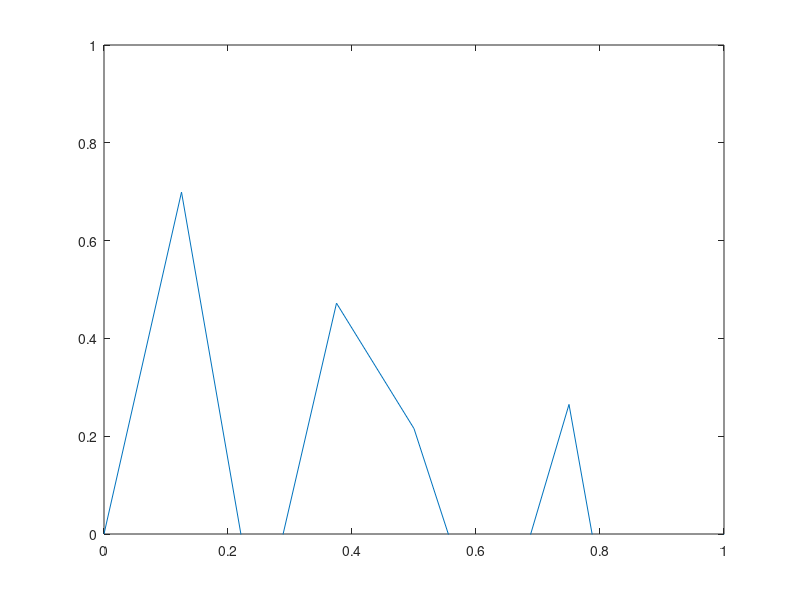

The MATLAB script that drew this image: (Note: this script raises an error after producing the figure.)
function ex1D

E = 1; 
L = 1;
A = 0.01;
v0 = @(x) A*sin(pi*x);
u0 = @(x) 0*x;
rho0 = @(x) 0*x+1;
b0 = @(x) 0*x;
sigma0 = @(x) 0*x ;
ppe = 2;
nrElems = 8;
nrNodes = nrElems+1;
nrSteps = 20;
T = 10;
dt = T/nrSteps;
c4n = linspace(0,L,nrNodes)';
h = L/(nrNodes-1);
n4e = [1:nrElems; 2:(nrElems+1)]';
e4n = sparse(n4e(:,1),n4e(:,2),1:nrElems);
bdNodes = [1 nrNodes];
inNodes = setdiff(1:nrNodes,bdNodes);
nrPts = nrElems*ppe;

%% Initialization
xp = zeros(nrPts,nrSteps);
e4xp = zeros(nrPts,nrSteps);
volp = zeros(nrPts,nrSteps);
rhop = zeros(nrPts,nrSteps);
xp = zeros(nrPts,nrSteps);
vp = zeros(nrPts,nrSteps);
bp = zeros(nrPts,nrSteps);
sigmap = zeros(nrPts,nrSteps);
Fp = zeros(nrPts,nrSteps);
Jp = zeros(nrPts,nrSteps);
FI = zeros(nrNodes,nrSteps);
vI = zeros(nrNodes,nrSteps);
uI = zeros(nrNodes,nrSteps);
xpt = zeros(ppe,nrElems); volpt = zeros(ppe,nrElems);
icon = diag(ones(nrElems-1,1),-1) + diag(ones(nrElems-1,1),1);
for elem = 1:nrElems
   a = c4n(n4e(elem,1)); b = c4n(n4e(elem,2));
   pts = linspace(a,b,ppe+2); 
   xpt(:,elem) = pts(2:(end-1))';
   xp4et(elem,:) = elem;
   volpt(:,elem) = abs(a-b)/2;
end
xp(:,1) = xpt(:); 
xp0 = xp(:,1);
xp4e(:,1) = xp4et(:);
volp(:,1) = volpt(:);
bp(:,1) = b0(xp(:,1));
vp(:,1) = v0(xp(:,1));
up(:,1) = u0(xp(:,1));
rhop(:,1) = rho0(xp(:,1));
rhop0 = rhop(:,1);
sigmap(:,1) = sigma0(xp(:,1));
mp(:,1) = volp(:,1).*rhop(:,1);
Fp(:,1) = ones(nrPts,1);
Jp(:,1) = abs(Fp(:,1));
e4xp0 = gete4xp(xp0,c4n,e4n);

%% MPM Algorithm


for n = 1:(nrSteps-1)
    % Map to grid
    e4xp = gete4xp(xp(:,n),c4n,e4n);
    [mI,vI(:,n),fiI,fxI,fI,FI(:,n+1)] = p2I(xp(:,n),e4xp,c4n,n4e,mp(:,1),volp(:,n), ...
                            vp(:,n),bp(:,n),sigmap(:,n),Fp(:,n),...
                            nrPts,nrNodes,inNodes,h);    
    % Solve / Timestep
    vI(1,n) = 0;
    vI(end,n) = 0;
    vI(inNodes,n+1) = vI(inNodes,n) + dt*fI(inNodes)./mI(inNodes);
    uI(inNodes,n+1) = uI(inNodes,n) + dt*vI(inNodes,n+1);

    % Update material points
    [xp(:,n+1),vp(:,n+1),Fp(:,n+1),Jp(:,n+1),...
        rhop(:,n+1),volp(:,n+1),sigmap(:,n+1)] = updatePts(...
                        xp0,xp,vp(:,n),mp,mI,volp(:,n),e4xp,e4xp0,c4n,n4e,rhop0,vI(:,[n n+1]),Fp(:,n),...
                        FI(:,n+1),nrPts,nrNodes,h,dt);
    xx = xp(:,n+1);
%     plot(xx,vp(:,n+1),xx,rhop(:,n+1),c4n,vI(:,n+1),c4n,FI(:,n+1))
    figure(1); plot(c4n,uI(:,n+1)); axis([0 1 0 1])
end





end

function [mI,vI,fiI,fxI,fI,FI] = p2I(xp,e4xp,c4n,n4e,mp,volp,vp,...
                                            bp,sigmap,Fp,nrPts,nrNodes,inNodes,h)
mI = zeros(nrNodes,1);
vI = zeros(nrNodes,1);
fiI = zeros(nrNodes,1);
fxI = zeros(nrNodes,1);
FI = zeros(nrNodes,1);
for p = 1:nrPts
    Ns = n4e(e4xp(p),:);
    Nxp = shape(xp(p),Ns,c4n,h);
    dNxpdx = shapeg(xp(p),Ns,c4n,h);
    NxpAll(:,:,p) = Nxp;
    onecol = ones(length(Ns),1);
    mIloc = mp(p).*shapef(xp(p),Ns,c4n,h);
    mI = mI + sparse(Ns, onecol, mIloc,nrNodes,1);
    vIloc = vp(p).*mp(p).*Nxp;
    vI = vI + sparse(Ns,onecol, vIloc,nrNodes,1);
    fiIloc = sigmap(p).*volp(p).*dNxpdx;
    fiI = fiI - sparse(Ns,onecol,fiIloc,nrNodes,1);
    fxIloc = mp(p).*bp(p).*shapef(xp(p),Ns,c4n,h);
    fxI = fxI + sparse(Ns,onecol,fxIloc,nrNodes,1);
%     FIloc = volp(p).*Fp(p).*shapef(xp(p),Ns,c4n,h);
%     FI = FI + sparse(Ns,onecol,FIloc,nrNodes,1);
end
vI = vI./mI;
% FI = FI./mI;
fI = fiI + fxI;
 end

function [xpn,vpn,Fpn,Jpn,rhopn,volpn,sigmapn] = updatePts(xp0,xp,vp,mp,mI,volp,e4xp,e4xp0,c4n,n4e,...
                            rhop0,vI,Fp,FI,nrPts,nrNodes,h,dt)

% needs work
E = 1;
Fpfactor = zeros(nrPts,1);
xpn = zeros(nrPts,1);
vpn = zeros(nrPts,1);
sigmafactor = zeros(nrPts,1);
for p = 1:nrPts
    Ns = n4e(e4xp(p),:);
    NIxp = shape(xp(p),Ns,c4n,h);
    dNIxp = shapeg(xp(p),Ns,c4n,h);
    Fpfactor(p) = 1 + dt*sum(vI(Ns,2).*shapegf(xp(p),Ns,c4n,h));
    xpn(p) = xp(p) + dt*sum(vI(Ns,2).*NIxp);
    vpn(p) = vp(p) + sum((vI(Ns,2)-vI(Ns,1)).*NIxp);
    FIloc = volp(p).*Fp(p).*shapef(xp(p),Ns,c4n,h);
    FI = FI + sparse(Ns,ones(length(Ns),1),FIloc,nrNodes,1);
end

for p = 1:nrPts
    Ns0 = n4e(e4xp0(p),:);
    sigmafactor(p) = sum(FI(Ns0).*shapef(xp0(p),Ns0,c4n,h));
end
Fpn = Fpfactor.*Fp;
Jpn = abs(Fpn);
rhopn = rhop0./Jpn;
volpn = mp./Jpn;
sigmapn = E.*sigmafactor;

end

function y = shape(xp, Ns, c4n, h)
    y = 1- abs(xp - c4n(Ns))/h;
    if sum(Ns == 1)
       y(Ns ==1 ) = 0;
    elseif sum(Ns == length(c4n))
        y(Ns == length(c4n)) = 0;
    end
end

function y = shapef(xp, Ns, c4n, h)
    y = 1- abs(xp - c4n(Ns))/h;

end

function y = shapeg(xp, Ns, c4n, h)
    y = -sign(xp - c4n(Ns))/h;
    if sum(Ns == 1)
       y(Ns ==1 ) = 0;
    elseif sum(Ns == length(c4n))
        y(Ns == length(c4n)) = 0;
    end
end

function y = shapegf(xp, Ns, c4n, h)
    y = -sign(xp - c4n(Ns))/h;

end

function val = gete4xp(xp,c4n,e4n)
    nrNodes = length(c4n);
    nrPts = length(xp);
    nodes1 = sum(xp*ones(1,nrNodes) - ones(nrPts,1)*c4n'>0,2);
    val = diag(e4n(nodes1,nodes1+1));
end
